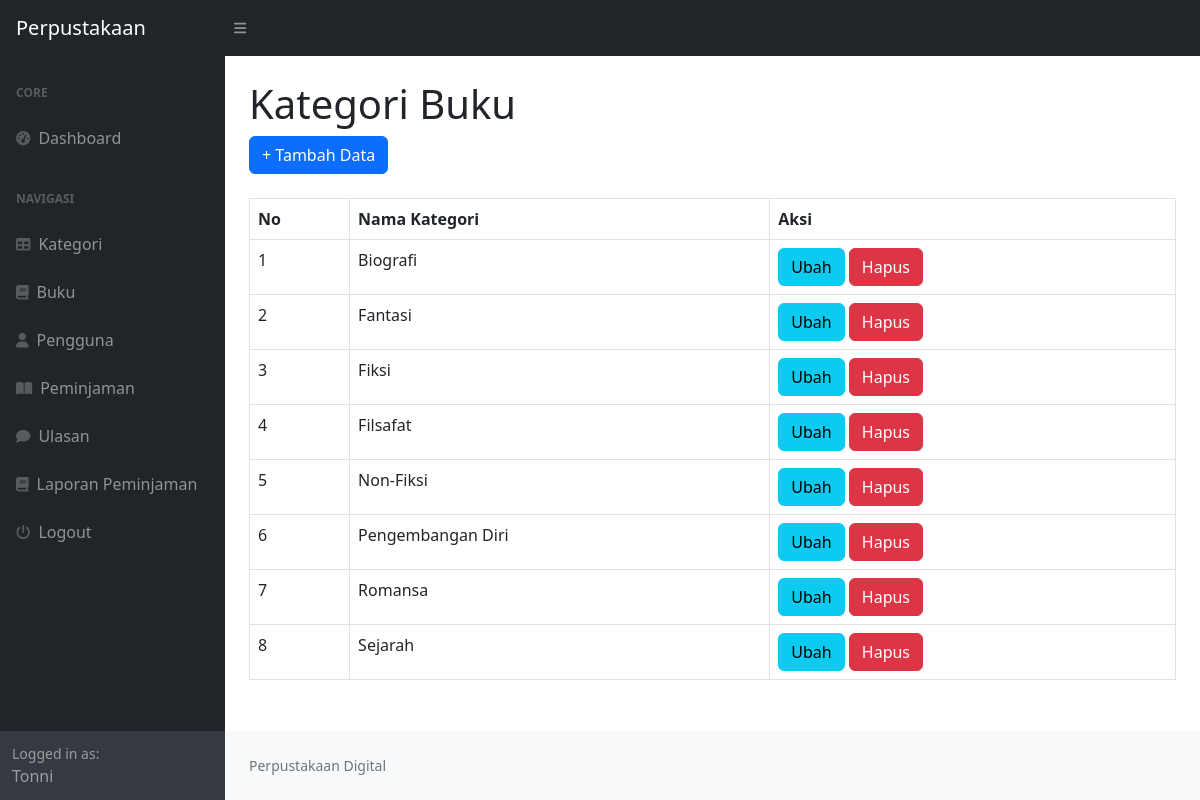
/index.php?page=kategori (signed in), run on the app's committed database.
### tables this page shows
CREATE TABLE `kategori` (
  `id_kategori` int(11) NOT NULL,
  `kategori` varchar(255) DEFAULT NULL
);

### kategori.php (the view)
<h1 class="mt-4">Kategori Buku</h1>
<div class="row">
    <div class="col-md-12">
        <a href="?page=kategori_tambah" class="btn btn-primary">+ Tambah Data</a>
        <br>
        <br>
        <table class="table table-bordered" id="dataTable" width="100%" cellspacin="5">
            <tr>
                <th>No</th>
                <th>Nama Kategori</th>
                <th>Aksi</th>
            </tr>
            <?php
            $i = 1;
                $query = mysqli_query($koneksi, "SELECT * FROM kategori");
                while($data = mysqli_fetch_array($query)){
                    ?>
                    <tr>
                        <td><?php echo $i++?></td>
                        <td><?php echo $data['kategori']; ?></td>
                        <td>
                            <a href="?page=kategori_ubah&&id=<?php echo $data['id_kategori']; ?>" class="btn btn-info">Ubah</a>
                            <a onclick="return confirm('Apakah Anda Akan menghapus data ini')" href="?page=kategori_hapus&&id=<?php echo $data['id_kategori']; ?>" class="btn btn-danger">Hapus</a>
                        </td>
                    <tr>
                        <?php
                }
            ?>
        </table>
    </div>
</div>

### data on the page
kategori: kategori "Biografi"
kategori: kategori "Fantasi"
kategori: kategori "Fiksi"
kategori: kategori "Filsafat"
kategori: kategori "Non-Fiksi"
kategori: kategori "Pengembangan Diri"
kategori: kategori "Romansa"
kategori: kategori "Sejarah"

### other printed values
$_SESSION['user']['nama'] "Tonni"
